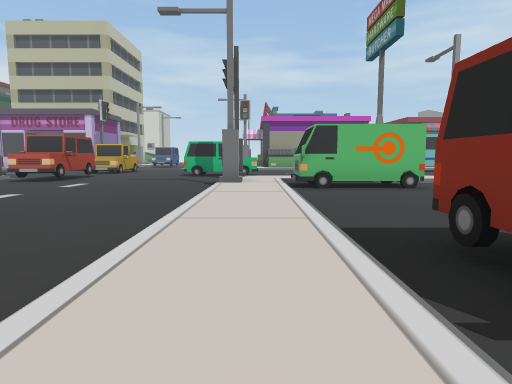
[1] (above)

24 first-person views from a walk through a Unity game level. The camera is 1.2 m above the floor, tilts 6° down and sees 75° across. The floor is counted in squares, 2 m on a side. Each view is taken from the middle of a square. On the plan, view 1 faces up. The plan holds only what a view shows up to about 10 squares ahead; the rest is blank. The place goes on beyond the plan.

[2]
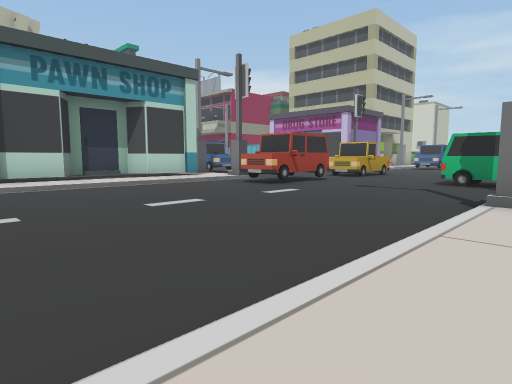

[3]
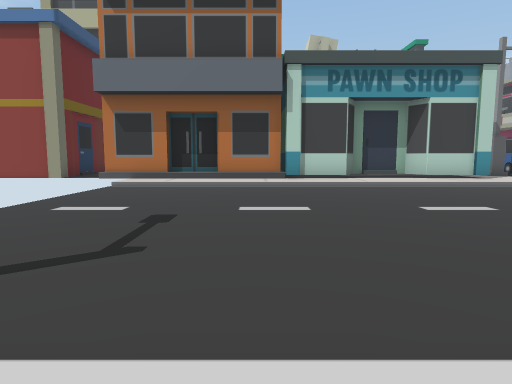

[4]
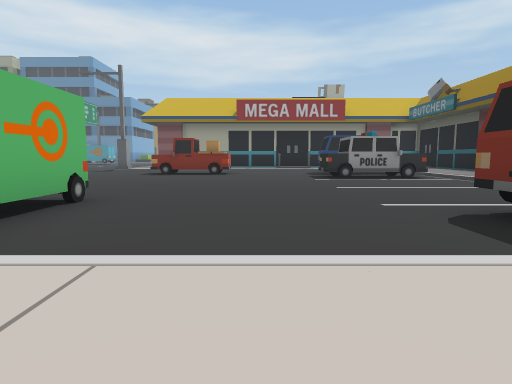

[5]
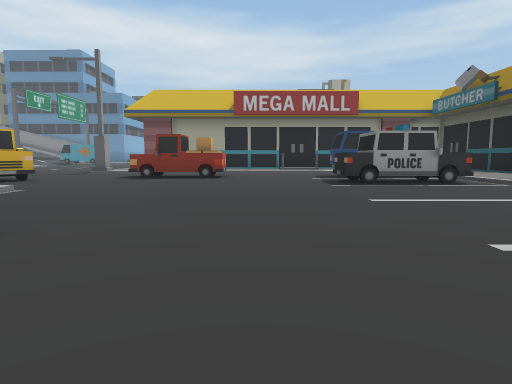

[6]
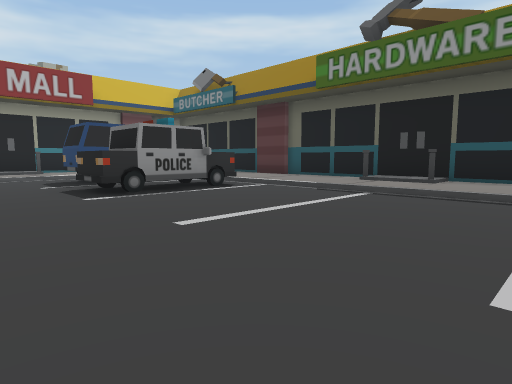

[7]
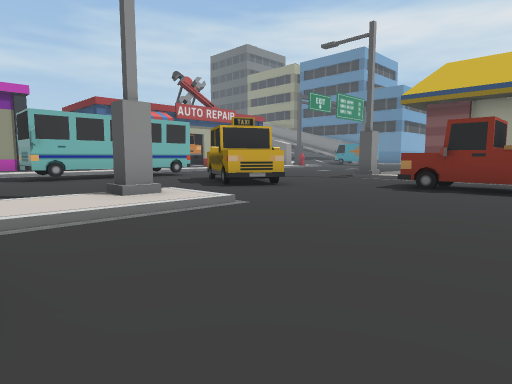

[8]
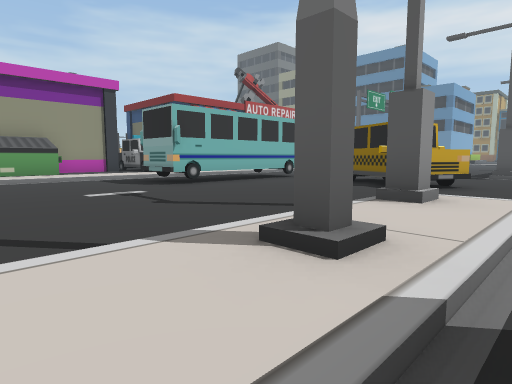

[9]
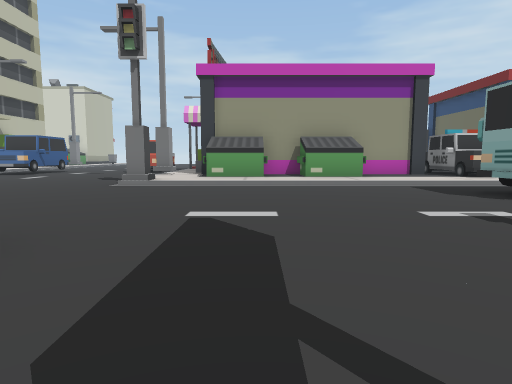

[10]
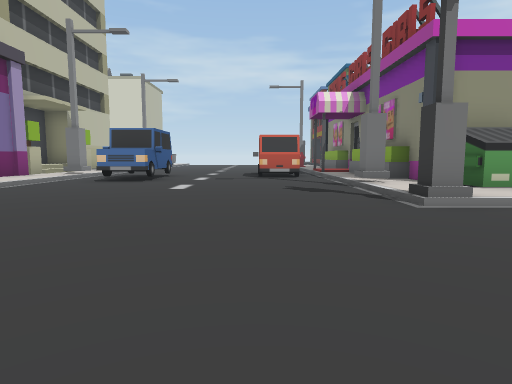

[11]
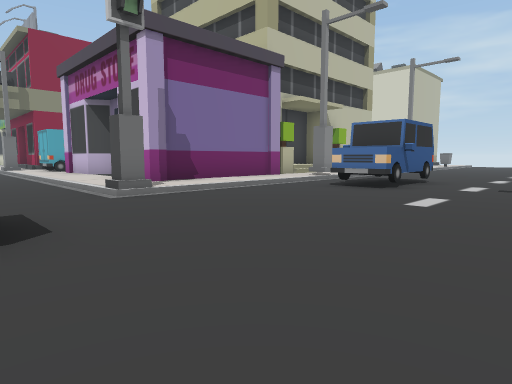

[12]
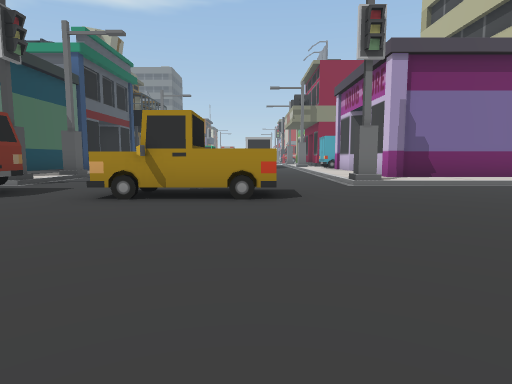

[13]
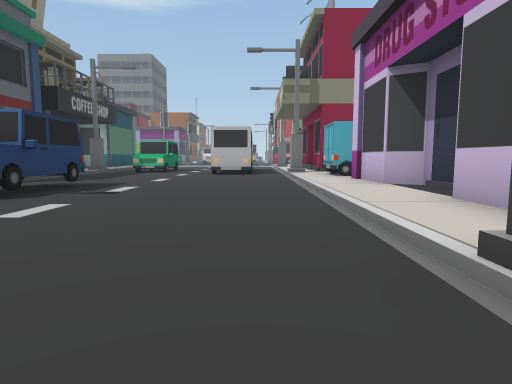

[14]
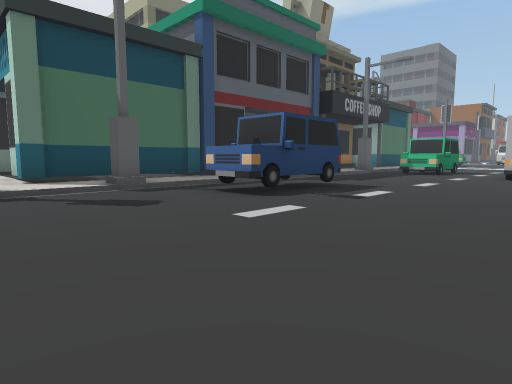

[15]
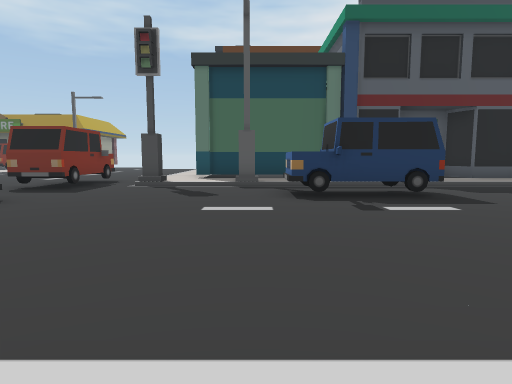

[16]
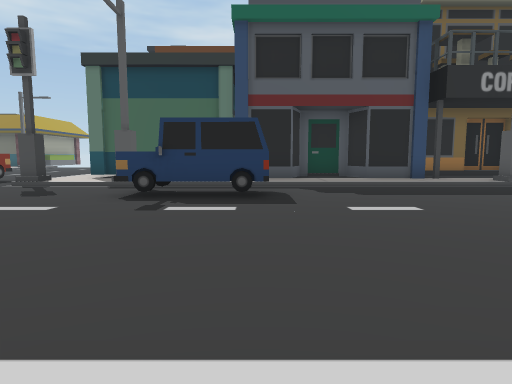

[17]
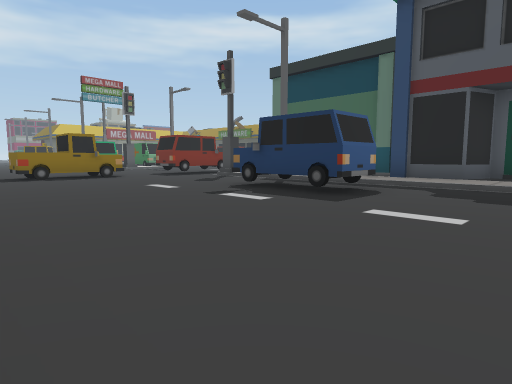

[18]
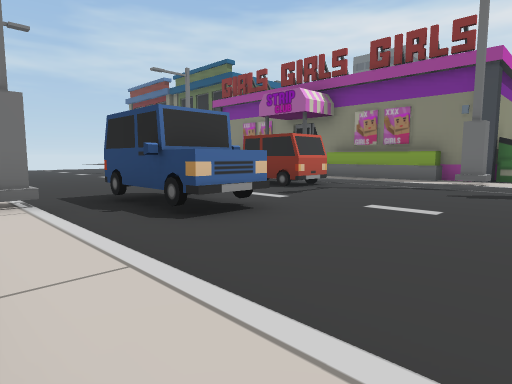

[19]
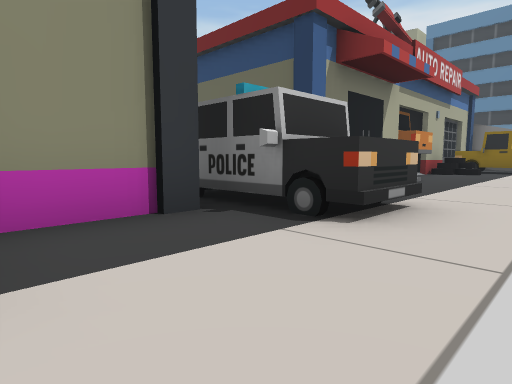

[20]
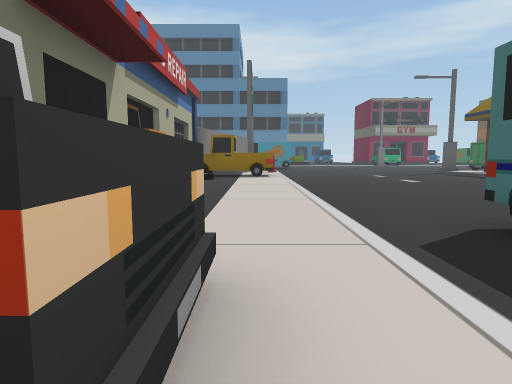

[21]
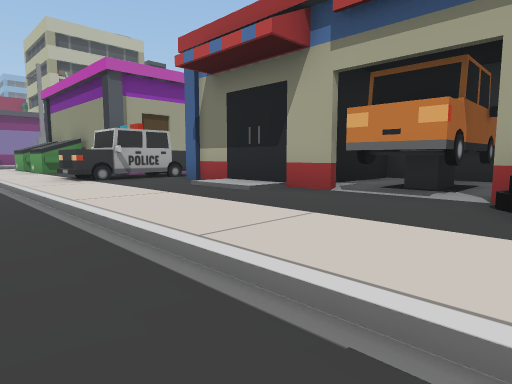

[22]
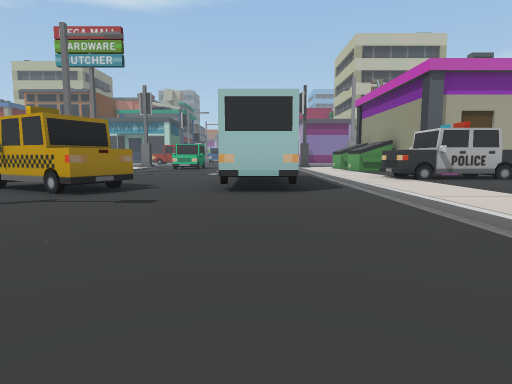

[23]
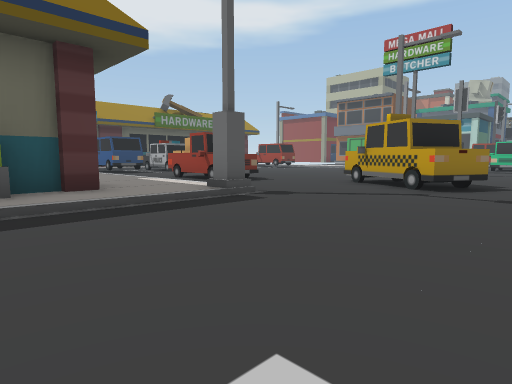

[24]
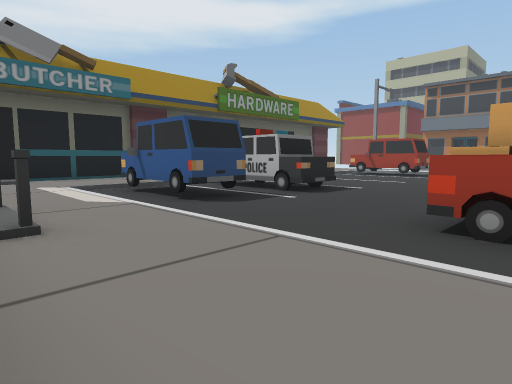

### Floor plan
Key: @ floor where view 1 was taken; # wall or solid block; x gap in a wall; . main floor; : floor 0.25 m higher than the main floor; + floor 0.5 m higher than the main floor; / step, stairs or slope; ^ raised ledge; C car; A van; W wheel; B bus; U building; M dumpster; O other object.
Columns run from 18 left of view 1 to 17 right of it. Each row starts with its distance up from view 1.
 25           /....CC/U            #
 24         U:/CC..CC/U#           #UU
 23         #:/CC..../U#           #UU
 22         #:/CC..../U#     :^    #UU
 21         #:/......#:########:: +:U:##
 20   #######:/....../:MMMM::##:::::::/#
 19  ##:::::::/....../::::::::::::::::/
 18  /////////#......#//////////////////
 17  ...................................
 16 B..........^W...........B#  #.......
 15 ...........##.......................
 14 ...........^W.......................
 13 ....CCC.........C  .........#.......
 12 ....C C.....C...CC ........##.......
 11 ///////#///CC..../  ////#/.^...#////
 10 #:::::::::/CC..../::::#::/...../:::^
  9 ##:######:/....../#A.........../:/#
  8  ###    #:/....../#A##.......W///
  7         #:/....../:..........#./::
  6         #:/....../:..........O./::
  5         #:/....../:............/::
  4         #:/....../:............///
  3         #:/....../:........^...//+#
  2         #:/....../:.C......#.CC/:
  1         #:/....../:.C......#x C/:
  0         #:/.....  @ C .....^.CC/:
 -1         #             ::/::::::::
 -2                       :///::::://
 -3                       ###########

Where each view was taken, in squares from view 1:
view 1: 0 up, 0 right, facing up
view 2: 3 up, 0 right, facing up-left
view 3: 3 up, 0 right, facing left
view 4: 5 up, 1 left, facing right
view 5: 5 up, 1 right, facing right
view 6: 5 up, 3 right, facing down-right
view 7: 6 up, 4 right, facing up-right
view 8: 9 up, 2 right, facing up-right
view 9: 11 up, 2 right, facing up
view 10: 14 up, 3 left, facing up
view 11: 16 up, 3 left, facing up-left
view 12: 16 up, 1 left, facing left
view 13: 17 up, 7 left, facing left
view 14: 17 up, 8 left, facing down-left
view 15: 19 up, 11 left, facing down
view 16: 19 up, 14 left, facing down
view 17: 18 up, 17 left, facing down-right
view 18: 19 up, 9 left, facing up-right
view 19: 18 up, 5 right, facing up-right
view 20: 19 up, 7 right, facing right
view 21: 17 up, 16 right, facing up-left
view 22: 16 up, 16 right, facing left
view 23: 15 up, 17 right, facing down-left
view 24: 7 up, 15 right, facing down-left
